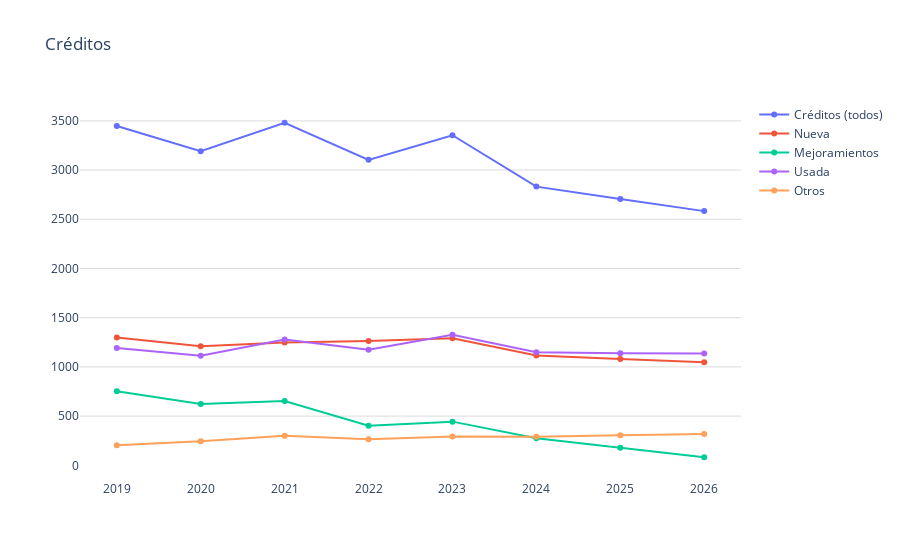

Notebook source saved alongside this figure:
### Code cell
conteo_pachuca = pd.concat([
    total_conteo_pachuca,
    nueva_conteo_pachuca,
    mejoramiento_conteo_pachuca,
    usada_conteo_pachuca,
    otros_conteo_pachuca,
])
# Datos
año = conteo_pachuca['año']
modalidades = conteo_pachuca['modalidad']
creditos = conteo_pachuca['num_registros']

fig = go.Figure()
# Agregar líneas para cada modalidad
for modalidad in modalidades.unique():
    df_modalidad = conteo_pachuca[conteo_pachuca['modalidad'] == modalidad]
    fig.add_trace(go.Scatter(
        x=df_modalidad['año'],
        y=df_modalidad['num_registros'].apply(lambda x: float(x.replace(',', ''))),  # Usar los montos limpios
        mode='markers+lines',
        name=modalidad
    ))
fig.update_layout(
    title='Créditos',
    yaxis=dict(gridcolor='#dddcda'),
    plot_bgcolor='rgba(0,0,0,0)',  # Color de fondo del gráfico
)

# Agregar etiquetas de texto a los puntos
#for trace in fig.data:
#    df_modalidad = conteo_pachuca[conteo_pachuca['modalidad'] == trace.name]
#    for i, point in enumerate(trace.y):
#        fig.add_annotation(
#            x=trace.x[i], 
#            y=point, 
#            text=f'{df_modalidad.iloc[i]["num_registros"]}', 
#            showarrow=False,
#            font=dict(color='black', size=10),
#            yshift=10
#        )
# Exportar gráfica como archivo HTML
def guardar_grafico_como_html(fig, nombre_archivo, carpeta='graficas'):
    # Crear la carpeta si no existe
    if not os.path.exists(carpeta):
        os.makedirs(carpeta)
    
    # Gráfica como archivo HTML en la carpeta especificada
    pio.write_html(fig, f'{carpeta}/{nombre_archivo}.html')

guardar_grafico_como_html(fig, 'g_scatt_forecastcreditgral_conteo_puebla', carpeta='graficas')
fig.show()

### Figure 1 — Plotly figure (JSON) as saved in the notebook; plotly's stock layout.template omitted (floating-point values rounded to 4 significant figures)
{"data": [{"mode": "markers+lines", "name": "Créditos (todos)", "type": "scatter", "x": [2019, 2020, 2021, 2022, 2023, 2024, 2025, 2026], "y": [3448, 3192, 3481, 3104, 3354, 2832, 2706, 2583]}, {"mode": "markers+lines", "name": "Nueva", "type": "scatter", "x": [2019, 2020, 2021, 2022, 2023, 2024, 2025, 2026], "y": [1300, 1210, 1248, 1263, 1292, 1116, 1081, 1047]}, {"mode": "markers+lines", "name": "Mejoramientos", "type": "scatter", "x": [2019, 2020, 2021, 2022, 2023, 2024, 2025, 2026], "y": [753, 624, 653, 402, 444, 276, 179, 82]}, {"mode": "markers+lines", "name": "Usada", "type": "scatter", "x": [2019, 2020, 2021, 2022, 2023, 2024, 2025, 2026], "y": [1191, 1114, 1279, 1175, 1326, 1148, 1140, 1135]}, {"mode": "markers+lines", "name": "Otros", "type": "scatter", "x": [2019, 2020, 2021, 2022, 2023, 2024, 2025, 2026], "y": [204, 244, 301, 264, 292, 291, 306, 318]}], "layout": {"plot_bgcolor": "rgba(0,0,0,0)", "title": {"text": "Créditos"}, "yaxis": {"gridcolor": "#dddcda"}}}
